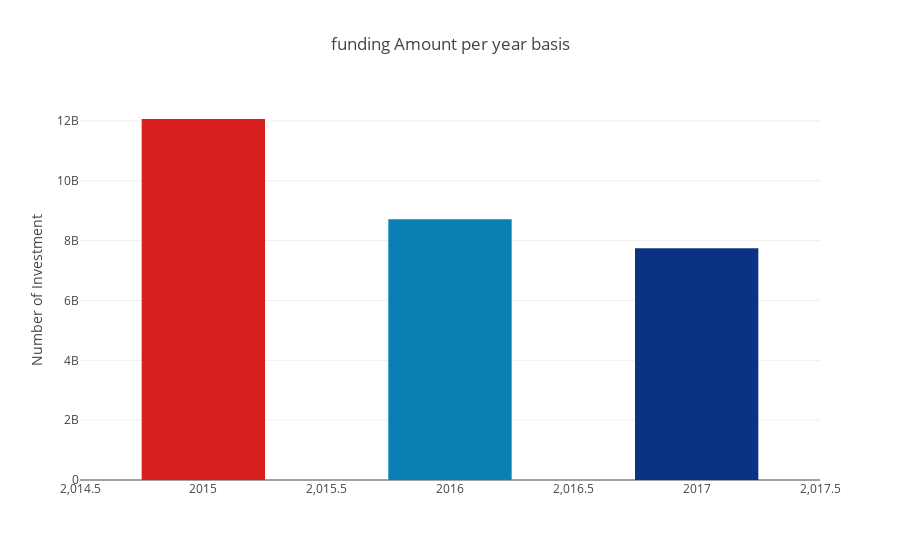

The notebook cell saved with this chart:
### Markdown cell above
### Funding on Year Basis

### Code cell
dt_year = df['AmountInUSD'].groupby(pd.DatetimeIndex(df['Date']).year).agg('sum')
keytype = list(dt_year.keys())
populationtype = list(dt_year.values)

dataa = [go.Bar(
    y = populationtype,
    x = keytype,
    width =0.5,
    marker = dict(
    color = populationtype,
    colorscale = 'Portland',
    )
)]

layout = go.Layout(
title = 'funding Amount per year basis',
hovermode = 'closest',
yaxis = dict(
            title = 'Number of Investment'))

fig = go.Figure(data=dataa,layout=layout)
py.iplot(fig)

### Figure 1 — Plotly figure (JSON) as saved in the notebook; plotly's stock layout.template omitted (floating-point values rounded to 4 significant figures)
{"data": [{"marker": {"color": [12070000000.0, 8713000000.0, 7747000000.0], "colorscale": "Portland"}, "type": "bar", "uid": "537e7136-d386-11e8-9eb4-78843cf6d6b3", "width": 0.5, "x": [2015, 2016, 2017], "y": [12070000000.0, 8713000000.0, 7747000000.0]}], "layout": {"hovermode": "closest", "title": "funding Amount per year basis", "yaxis": {"title": "Number of Investment"}}}
